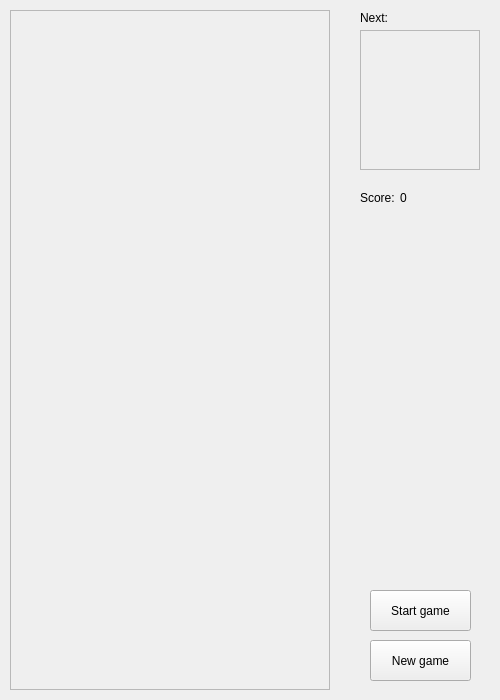
<?xml version="1.0" encoding="UTF-8"?>
<ui version="4.0">
 <class>MainWindow</class>
 <widget class="QMainWindow" name="MainWindow">
  <property name="geometry">
   <rect>
    <x>0</x>
    <y>0</y>
    <width>500</width>
    <height>700</height>
   </rect>
  </property>
  <property name="minimumSize">
   <size>
    <width>500</width>
    <height>700</height>
   </size>
  </property>
  <property name="maximumSize">
   <size>
    <width>500</width>
    <height>700</height>
   </size>
  </property>
  <property name="windowTitle">
   <string>MainWindow</string>
  </property>
  <widget class="QWidget" name="centralWidget">
   <property name="minimumSize">
    <size>
     <width>500</width>
     <height>700</height>
    </size>
   </property>
   <property name="maximumSize">
    <size>
     <width>500</width>
     <height>700</height>
    </size>
   </property>
   <widget class="QFrame" name="frm_main">
    <property name="geometry">
     <rect>
      <x>10</x>
      <y>10</y>
      <width>320</width>
      <height>680</height>
     </rect>
    </property>
    <property name="autoFillBackground">
     <bool>false</bool>
    </property>
    <property name="frameShape">
     <enum>QFrame::StyledPanel</enum>
    </property>
    <property name="frameShadow">
     <enum>QFrame::Raised</enum>
    </property>
   </widget>
   <widget class="QFrame" name="frm_next">
    <property name="geometry">
     <rect>
      <x>360</x>
      <y>30</y>
      <width>120</width>
      <height>140</height>
     </rect>
    </property>
    <property name="autoFillBackground">
     <bool>false</bool>
    </property>
    <property name="frameShape">
     <enum>QFrame::StyledPanel</enum>
    </property>
    <property name="frameShadow">
     <enum>QFrame::Raised</enum>
    </property>
   </widget>
   <widget class="QLabel" name="lbl_next">
    <property name="geometry">
     <rect>
      <x>360</x>
      <y>10</y>
      <width>31</width>
      <height>16</height>
     </rect>
    </property>
    <property name="text">
     <string>Next:</string>
    </property>
   </widget>
   <widget class="QPushButton" name="btn_new">
    <property name="geometry">
     <rect>
      <x>370</x>
      <y>640</y>
      <width>101</width>
      <height>41</height>
     </rect>
    </property>
    <property name="text">
     <string>New game</string>
    </property>
   </widget>
   <widget class="QPushButton" name="btn_start">
    <property name="geometry">
     <rect>
      <x>370</x>
      <y>590</y>
      <width>101</width>
      <height>41</height>
     </rect>
    </property>
    <property name="text">
     <string>Start game</string>
    </property>
   </widget>
   <widget class="QLabel" name="lbl_score_text">
    <property name="geometry">
     <rect>
      <x>360</x>
      <y>190</y>
      <width>41</width>
      <height>16</height>
     </rect>
    </property>
    <property name="text">
     <string>Score:</string>
    </property>
   </widget>
   <widget class="QLabel" name="lbl_score">
    <property name="geometry">
     <rect>
      <x>400</x>
      <y>190</y>
      <width>60</width>
      <height>16</height>
     </rect>
    </property>
    <property name="text">
     <string>0</string>
    </property>
    <property name="alignment">
     <set>Qt::AlignLeading|Qt::AlignLeft|Qt::AlignVCenter</set>
    </property>
   </widget>
  </widget>
 </widget>
 <layoutdefault spacing="6" margin="11"/>
 <resources/>
 <connections/>
</ui>
